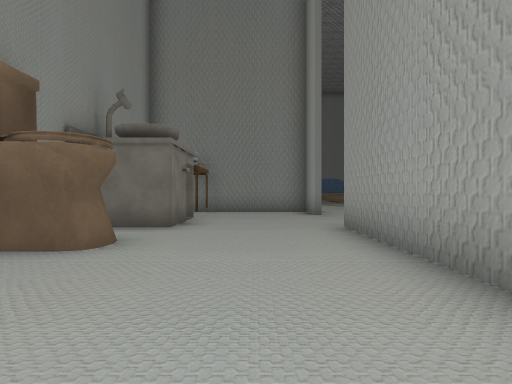
View 1 (above)

19 first-person views from a walk through a Unity game level. The camera is 1.3 m above the floor, looks level and sees 80° across. The floor is counted in squares, 2 m on a side. Each view is taken from the middle of a square. On the plan, view 1 faces up. The plan holds only what a view shows up to about 10 squares ahead; the rest is blank. The place goes on beyond the plan. The player is left out. Some surface patterns are stand-ins.

View 2
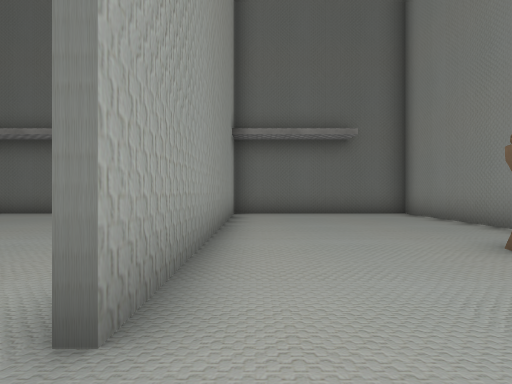

View 3
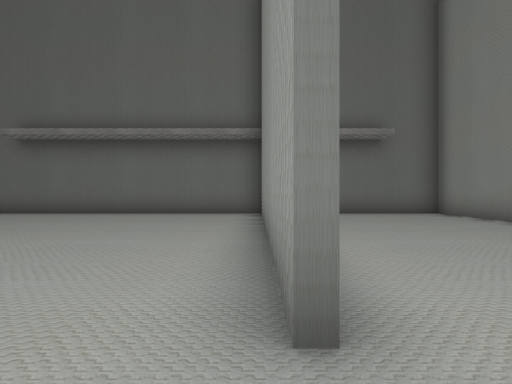

View 4
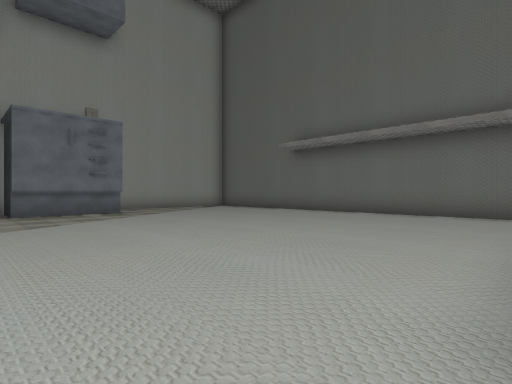

View 5
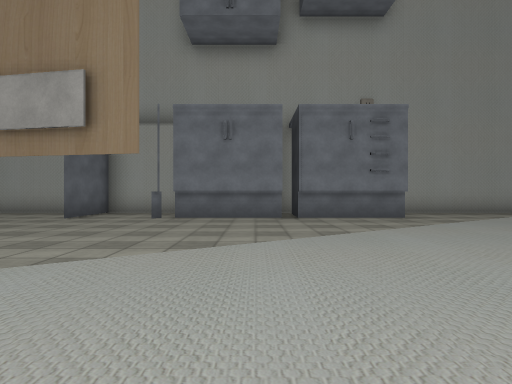

View 6
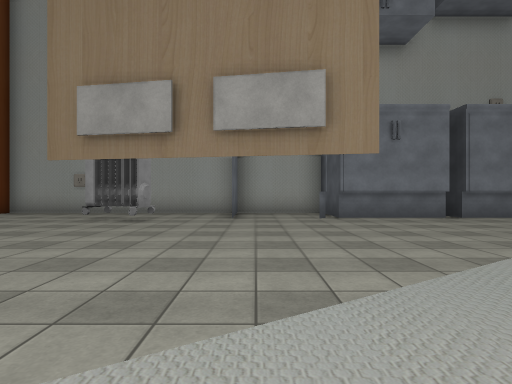

View 7
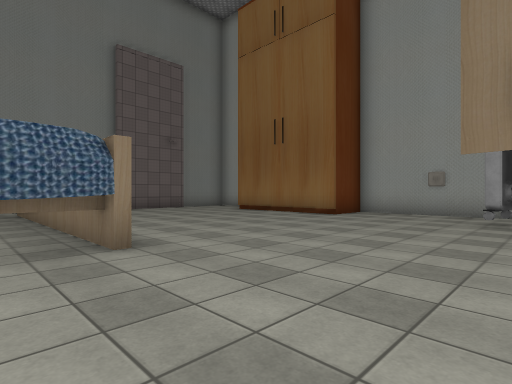

View 8
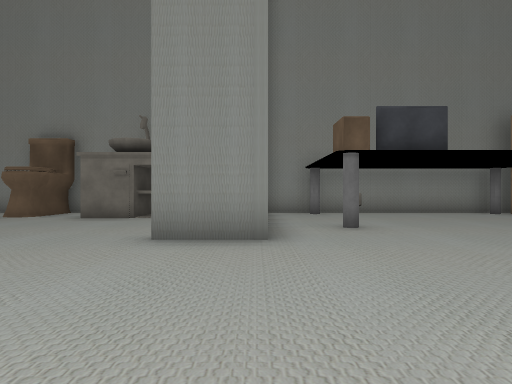

View 9
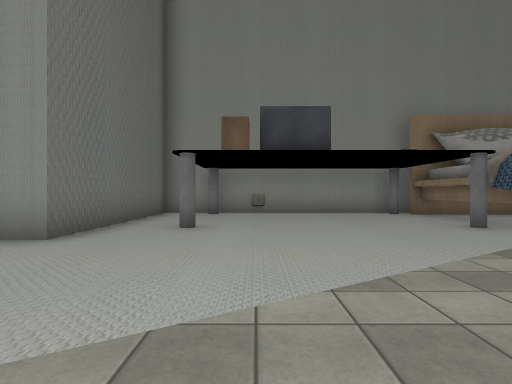

View 10
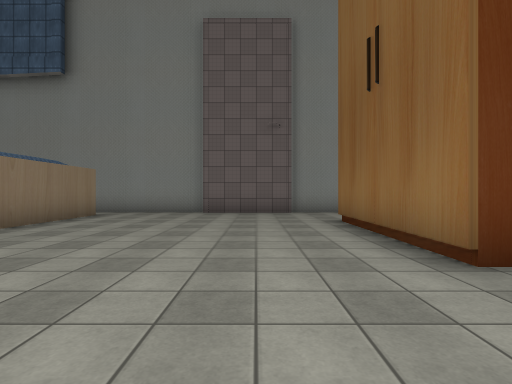

View 11
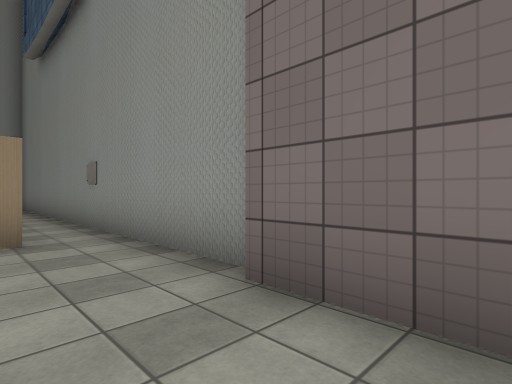

View 12
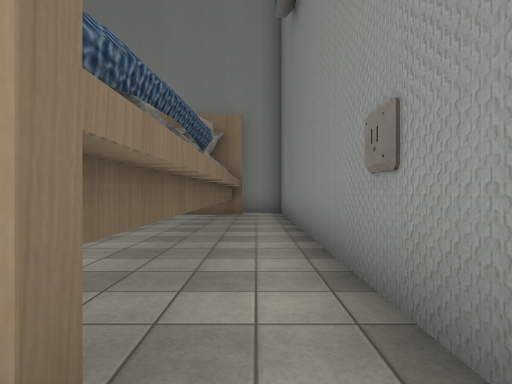

View 13
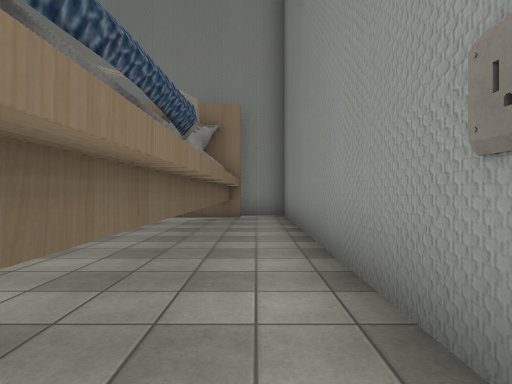

View 14
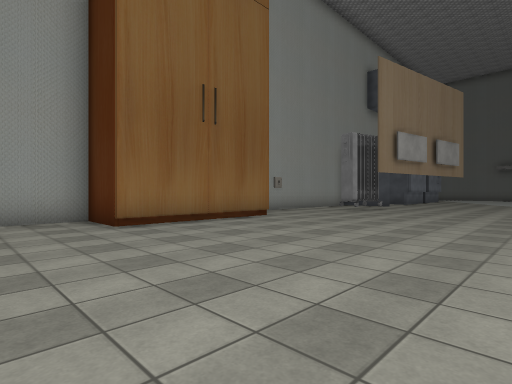

View 15
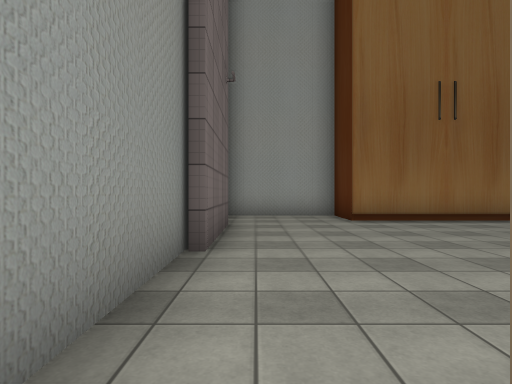

View 16
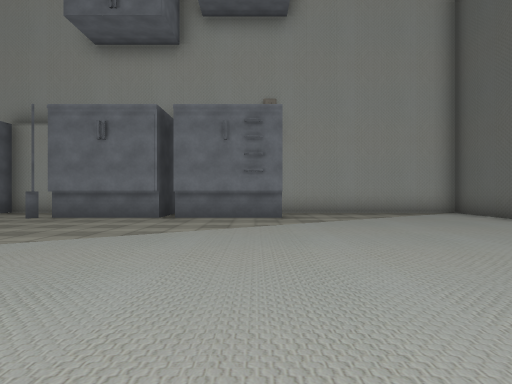

View 17
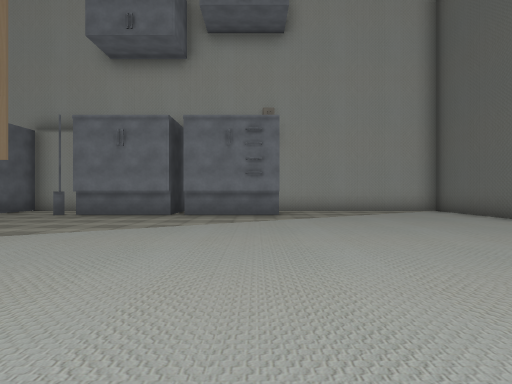

View 18
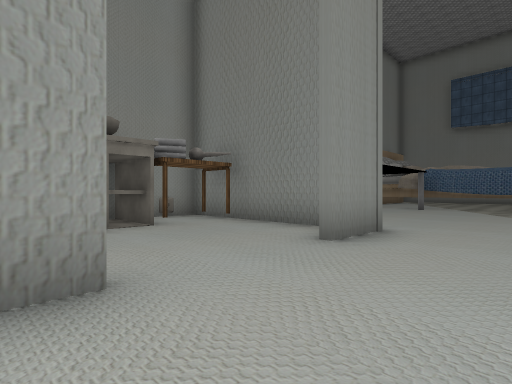

View 19
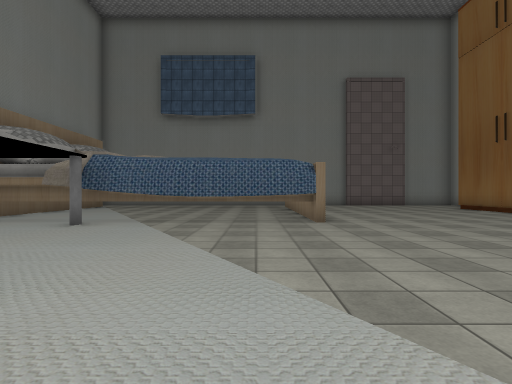

### Floor plan
Key: @ floor where view 1 was taken; # wall or solid block; . floor; O other object.
Columns run from 4 left of view 1 to 14 right of it. Each row starts with its distance up from view 1.
 26 ###################
 25 #.................#
 24 ##########........#
 23  #       #........#
 22          #......###
 21          #......#
 20          #......#
 19  #       #......###
 18 ##########........#
 17 ##..#.............#
 16 #.................#
 15 #..............O..#
 14 #..............O..#
 13 #O................#
 12 ##..#...........###
 11 #.................#
 10 #OO####...........#
  9 #.....#.........###
  8 ###.............##
  7  #O.............###
  6  ##.............#.#
  5  .....#.........#
  4 #OO...#.........#
  3 #.....#...........#
  2 #.....#...........#
  1 #.....#...........#
  0 #...@.#...........#
 -1 #.....#...........#
 -2 #.....#...........#
 -3 ###################

Where each view was taken, in squares from view 1:
view 1: 0 up, 0 right, facing up
view 2: 7 up, 1 right, facing down
view 3: 7 up, 2 right, facing down
view 4: 7 up, 2 right, facing down-right
view 5: 7 up, 4 right, facing right
view 6: 11 up, 4 right, facing right
view 7: 14 up, 4 right, facing up-right
view 8: 10 up, 6 right, facing left
view 9: 13 up, 6 right, facing left
view 10: 16 up, 10 right, facing up
view 11: 24 up, 10 right, facing up-left
view 12: 25 up, 6 right, facing left
view 13: 25 up, 5 right, facing left
view 14: 25 up, 6 right, facing down-right
view 15: 25 up, 5 right, facing right
view 16: 4 up, 4 right, facing right
view 17: 4 up, 3 right, facing right
view 18: 5 up, 4 right, facing up-left
view 19: 11 up, 4 right, facing up
